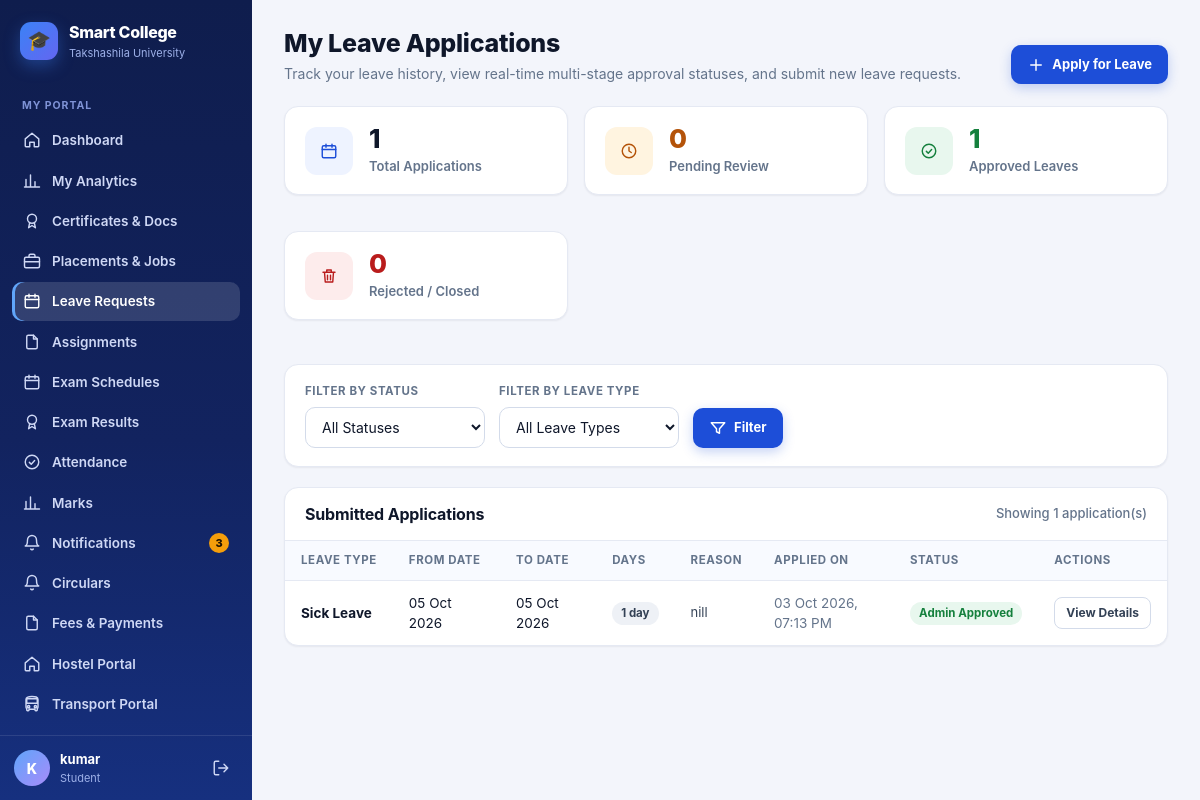
Page /leaves/ (signed in) on the committed database.
### students/models.py (models this page shows, shortened)
class Student(models.Model):
    user = models.OneToOneField(
        User,
        on_delete=models.CASCADE,
        null=True,
        blank=True
    )
    name = models.CharField(max_length=100)
    roll_no = models.CharField(max_length=20, unique=True)
    sif_number = models.CharField(
        max_length=30,
        unique=True,
        null=True,
        blank=True,
        help_text="7-digit unique University SIF number (auto-generated if left blank)"
    )
    email = models.EmailField()
    department = models.ForeignKey(
        Department,
        on_delete=models.CASCADE
    )
    course = models.ForeignKey(
        Course,
        on_delete=models.SET_NULL,
        null=True,
        blank=True
    )
    year = models.IntegerField()
    is_approved = models.BooleanField(default=True)
    parent_name = models.CharField(max_length=100, blank=True)
    parent_phone = models.CharField(max_length=20, blank=True)
    phone = models.CharField(max_length=20, blank=True)
    admission_date = models.DateField(default=timezone.now)
    is_active = models.BooleanField(default=True)

### student_leave/models.py (models this page shows, shortened)
class StudentLeaveRequest(models.Model):
    TYPE_SICK = "Sick Leave"
    TYPE_EMERGENCY = "Emergency Leave"
    TYPE_PERSONAL = "Personal Leave"
    TYPE_FAMILY = "Family Function"
    TYPE_MEDICAL = "Medical Leave"
    TYPE_OTHER = "Other"
    LEAVE_TYPE_CHOICES = [
        (TYPE_SICK, "Sick Leave"),
        (TYPE_EMERGENCY, "Emergency Leave"),
        (TYPE_PERSONAL, "Personal Leave"),
        (TYPE_FAMILY, "Family Function"),
        (TYPE_MEDICAL, "Medical Leave"),
        (TYPE_OTHER, "Other"),
    ]
    STATUS_PENDING = "Pending"
    STATUS_FACULTY_APPROVED = "Faculty Approved"
    STATUS_FACULTY_REJECTED = "Faculty Rejected"
    STATUS_INCHARGE_APPROVED = "Incharge Approved"
    STATUS_INCHARGE_REJECTED = "Incharge Rejected"
    STATUS_ADMIN_APPROVED = "Admin Approved"
    STATUS_ADMIN_REJECTED = "Admin Rejected"
    STATUS_CANCELLED = "Cancelled"
    STATUS_CHOICES = [
        (STATUS_PENDING, "Pending"),
        (STATUS_FACULTY_APPROVED, "Faculty Approved"),
        (STATUS_FACULTY_REJECTED, "Faculty Rejected"),
        (STATUS_INCHARGE_APPROVED, "Incharge Approved"),
        (STATUS_INCHARGE_REJECTED, "Incharge Rejected"),
        (STATUS_ADMIN_APPROVED, "Admin Approved"),
        (STATUS_ADMIN_REJECTED, "Admin Rejected"),
        (STATUS_CANCELLED, "Cancelled"),
    ]
    student = models.ForeignKey(
        "students.Student",
        on_delete=models.CASCADE,
        related_name="leave_requests",
    )
    leave_type = models.CharField(
        max_length=50,
        choices=LEAVE_TYPE_CHOICES,
        default=TYPE_SICK,
    )
    from_date = models.DateField()
    to_date = models.DateField()
    number_of_days = models.PositiveIntegerField(default=1)
    reason = models.TextField()
    supporting_document = models.FileField(
        upload_to="student_leaves/",
        blank=True,
        null=True,
        validators=[validate_leave_document],
    )
    applied_date = models.DateTimeField(auto_now_add=True)
    status = models.CharField(
        max_length=50,
        choices=STATUS_CHOICES,
        default=STATUS_PENDING,
    )
    student_remarks = models.TextField(blank=True)
    faculty_remarks = models.TextField(blank=True)
    incharge_remarks = models.TextField(blank=True)
    admin_remarks = models.TextField(blank=True)
    approved_rejected_date = models.DateTimeField(null=True, blank=True)
    approved_rejected_by = models.ForeignKey(
        settings.AUTH_USER_MODEL,
        on_delete=models.SET_NULL,
        null=True,
        blank=True,
        related_name="approved_student_leaves",
    )
    created_date = models.DateTimeField(auto_now_add=True)
    updated_date = models.DateTimeField(auto_now=True)
    class Meta:
        ordering = ["-applied_date"]
        verbose_name = "Student Leave Request"
        verbose_name_plural = "Student Leave Requests"
    @property
    def can_student_cancel(self):
        return self.status == self.STATUS_PENDING
    @property
    def status_badge_class(self):
        if self.status == self.STATUS_ADMIN_APPROVED:
            return "green"
        elif self.status in [self.STATUS_PENDING, self.STATUS_FACULTY_APPROVED, self.STATUS_INCHARGE_APPROVED]:
            return "amber"
        elif "Rejected" in self.status:
            return "red"
        elif self.status == self.STATUS_CANCELLED:
            return "gray"
        return "brand"

### student_leave/views.py (the view)
# urls.py: path("", views.leave_list, name="leave_list"),
@login_required(login_url="/accounts/login/")
def leave_list(request):
    ctx_role = get_current_user_profile(request.user)
    if ctx_role["is_admin"]:
        return redirect("admin_leave_list")
    elif ctx_role["is_incharge"]:
        pass
    elif ctx_role["faculty"]:
        return redirect("faculty_leave_list")
    student = ctx_role["student"]
    if not student:
        messages.error(request, "No student profile found for this account.")
        return redirect("/accounts/login/")
    leaves_qs = StudentLeaveRequest.objects.filter(student=student).order_by("-applied_date")
    status_filter = request.GET.get("status", "").strip()
    type_filter = request.GET.get("type", "").strip()
    if status_filter:
        leaves_qs = leaves_qs.filter(status=status_filter)
    if type_filter:
        leaves_qs = leaves_qs.filter(leave_type=type_filter)
    all_student_leaves = StudentLeaveRequest.objects.filter(student=student)
    total_count = all_student_leaves.count()
    pending_count = all_student_leaves.filter(
        status__in=[
            StudentLeaveRequest.STATUS_PENDING,
            StudentLeaveRequest.STATUS_FACULTY_APPROVED,
            StudentLeaveRequest.STATUS_INCHARGE_APPROVED,
        ]
    ).count()
    approved_count = all_student_leaves.filter(status=StudentLeaveRequest.STATUS_ADMIN_APPROVED).count()
    rejected_count = all_student_leaves.filter(
        status__in=[
            StudentLeaveRequest.STATUS_FACULTY_REJECTED,
            StudentLeaveRequest.STATUS_INCHARGE_REJECTED,
            StudentLeaveRequest.STATUS_ADMIN_REJECTED,
        ]
    ).count()
    return render(
        request,
        "student_leave/leave_list.html",
        {
            "leaves": leaves_qs,
            "student": student,
            "total_count": total_count,
            "pending_count": pending_count,
            "approved_count": approved_count,
            "rejected_count": rejected_count,
            "status_filter": status_filter,
            "type_filter": type_filter,
            "leave_types": StudentLeaveRequest.LEAVE_TYPE_CHOICES,
            "status_choices": StudentLeaveRequest.STATUS_CHOICES,
        },
    )

### student_leave/templates/student_leave/leave_list.html (shortened to what this page needs)
{% extends "base.html" %}
{% block page_title %}My Leave Applications{% endblock %}
{% block page_sub %}
    Track your leave history, view real-time multi-stage approval statuses, and submit new leave requests.
{% endblock %}
{% block page_actions %}
    <a class="btn btn-primary" id="btn-apply-leave-top" href="{% url 'apply_leave' %}">
        <svg class="icon"><use href="#i-plus"/></svg>
        <span>Apply for Leave</span>
    </a>
{% endblock %}
{% block content %}
<div class="stat-grid" style="display: grid; grid-template-columns: repeat(auto-fit, minmax(210px, 1fr)); gap: 16px; margin-bottom: 24px;">
    <div class="stat-card card" style="display: flex; align-items: center; gap: 16px; padding: 18px 20px; background: var(--surface); border: 1px solid var(--line); border-radius: var(--radius);">
        <div class="stat-ico" style="background: var(--brand-50); color: var(--brand); width: 48px; height: 48px; border-radius: 12px; display: grid; place-items: center;">
            <svg class="icon"><use href="#i-calendar"/></svg>
        </div>
        <div>
            <div class="stat-val" style="font-size: 26px; font-weight: 800; color: var(--ink);">{{ total_count }}</div>
            <div class="stat-label" style="font-size: 13px; color: var(--muted); font-weight: 600;">Total Applications</div>
        </div>
    </div>
    <div class="stat-card card" style="display: flex; align-items: center; gap: 16px; padding: 18px 20px; background: var(--surface); border: 1px solid var(--line); border-radius: var(--radius);">
        <div class="stat-ico" style="background: var(--warn-50); color: var(--warn); width: 48px; height: 48px; border-radius: 12px; display: grid; place-items: center;">
            <svg class="icon"><use href="#i-clock"/></svg>
        </div>
        <div>
            <div class="stat-val" style="font-size: 26px; font-weight: 800; color: var(--warn);">{{ pending_count }}</div>
            <div class="stat-label" style="font-size: 13px; color: var(--muted); font-weight: 600;">Pending Review</div>
        </div>
    </div>
    <div class="stat-card card" style="display: flex; align-items: center; gap: 16px; padding: 18px 20px; background: var(--surface); border: 1px solid var(--line); border-radius: var(--radius);">
        <div class="stat-ico" style="background: var(--success-50); color: var(--success); width: 48px; height: 48px; border-radius: 12px; display: grid; place-items: center;">
            <svg class="icon"><use href="#i-check"/></svg>
        </div>
        <div>
            <div class="stat-val" style="font-size: 26px; font-weight: 800; color: var(--success);">{{ approved_count }}</div>
            <div class="stat-label" style="font-size: 13px; color: var(--muted); font-weight: 600;">Approved Leaves</div>
        </div>
    </div>
    <div class="stat-card card" style="display: flex; align-items: center; gap: 16px; padding: 18px 20px; background: var(--surface); border: 1px solid var(--line); border-radius: var(--radius);">
        <div class="stat-ico" style="background: var(--danger-50); color: var(--danger); width: 48px; height: 48px; border-radius: 12px; display: grid; place-items: center;">
            <svg class="icon"><use href="#i-trash"/></svg>
        </div>
        <div>
            <div class="stat-val" style="font-size: 26px; font-weight: 800; color: var(--danger);">{{ rejected_count }}</div>
            <div class="stat-label" style="font-size: 13px; color: var(--muted); font-weight: 600;">Rejected / Closed</div>
        </div>
    </div>
</div>
<div class="filters" style="background: var(--surface); border: 1px solid var(--line); border-radius: var(--radius); padding: 18px 20px; margin-bottom: 20px;">
    <form method="get" action="." style="display: flex; flex-wrap: wrap; gap: 14px; align-items: flex-end;">
        <div class="field" style="min-width: 180px;">
            <label class="label" for="filter-status">Filter by Status</label>
            <select name="status" id="filter-status" class="select">
                <option value="">All Statuses</option>
            </select>
        </div>
        <div class="field" style="min-width: 180px;">
            <label class="label" for="filter-type">Filter by Leave Type</label>
            <select name="type" id="filter-type" class="select">
                <option value="">All Leave Types</option>
            </select>
        </div>
        <div style="display: flex; gap: 8px;">
            <button type="submit" class="btn btn-primary" id="btn-apply-filter">
                <svg class="icon"><use href="#i-filter"/></svg>
                <span>Filter</span>
            </button>
        </div>
    </form>
</div>
<div class="card" style="background: var(--surface); border: 1px solid var(--line); border-radius: var(--radius); overflow: hidden; box-shadow: var(--shadow-sm);">
    <div style="padding: 16px 20px; border-bottom: 1px solid var(--line); display: flex; justify-content: space-between; align-items: center;">
        <h3 style="font-size: 16px; font-weight: 700; color: var(--ink);">Submitted Applications</h3>
        <span style="font-size: 13px; color: var(--muted); font-weight: 500;">Showing {{ leaves.count }} application(s)</span>
    </div>
    {% if leaves %}
        <div class="table-wrap">
            <table class="table">
                <thead>
                    <tr>
                        <th>Leave Type</th>
                        <th>From Date</th>
                        <th>To Date</th>
                        <th>Days</th>
                        <th>Reason</th>
                        <th>Applied On</th>
                        <th>Status</th>
                        <th>Actions</th>
                    </tr>
                </thead>
                <tbody>
                    {% for l in leaves %}
                        <tr>
                            <td>
                                <div style="font-weight: 700; color: var(--ink);">{{ l.leave_type }}</div>
                            </td>
                            <td>{{ l.from_date|date:"d M Y" }}</td>
                            <td>{{ l.to_date|date:"d M Y" }}</td>
                            <td>
                                <span class="badge gray" style="font-weight: 700;">{{ l.number_of_days }} day{% if l.number_of_days > 1 %}s{% endif %}</span>
                            </td>
                            <td style="max-width: 260px;">
                                <div style="font-size: 13px; color: var(--ink-2); white-space: nowrap; overflow: hidden; text-overflow: ellipsis;" title="{{ l.reason }}">
                                    {{ l.reason }}
                                </div>
                            </td>
                            <td class="muted">{{ l.applied_date|date:"d M Y, h:i A" }}</td>
                            <td>
                                <span class="badge {{ l.status_badge_class }}">{{ l.status }}</span>
                            </td>
                            <td>
                                <div style="display: flex; gap: 6px;">
                                    <a class="btn btn-ghost btn-sm" id="btn-view-leave-{{ l.id }}" href="{% url 'leave_detail' l.id %}" title="View Details">
                                        View Details
                                    </a>
                                </div>
                            </td>
                        </tr>
                    {% endfor %}
                </tbody>
            </table>
        </div>
    {% endif %}
</div>
{% endblock %}

### templates/base.html (shortened to what this page needs)
{% load static %}<!DOCTYPE html>
<html lang="en">
<head>
    <link rel="stylesheet" href="{% static 'css/theme.css' %}">
</head>
<body>
<div class="app">
    <aside class="sidebar" id="sidebar">
        <a class="brand" href="{{ nav_home }}">
            <span class="brand-mark">🎓</span>
            <span>
                <div class="brand-name">Smart College</div>
                <div class="brand-sub">Takshashila University</div>
            </span>
        </a>
        <nav class="nav">
            {% for group in nav_groups %}
                {% if group.label %}<div class="nav-label">{{ group.label }}</div>{% endif %}
                {% for item in group.items %}
                    <a class="nav-link {% if item.active %}active{% endif %}" href="{{ item.url }}">
                        <svg class="icon"><use href="#i-{{ item.icon }}"/></svg>
                        <span>{{ item.label }}</span>
                        {% if item.badge %}<span class="nav-badge">{{ item.badge }}</span>{% endif %}
                    </a>
                {% endfor %}
            {% endfor %}
        </nav>
        <div class="sidebar-foot">
            <div class="avatar">{{ nav_initial }}</div>
            <div class="who">
                <div class="who-name">{{ nav_display }}</div>
                <div class="who-role">{{ nav_role_label }}</div>
            </div>
            <a class="logout" href="/accounts/logout/" title="Log out"><svg class="icon"><use href="#i-logout"/></svg></a>
        </div>
    </aside>
    <div class="main">
        <main class="page">
            <div class="page-head">
                <div>
                    <h1 class="page-title">{% block page_title %}{% endblock %}</h1>
                    <div class="page-sub">{% block page_sub %}{% endblock %}</div>
                </div>
                <div class="head-actions">{% block page_actions %}{% endblock %}</div>
            </div>
            {% block content %}{% endblock %}
        </main>
    </div>
</div>
</body>
</html>

### rows in the picture
Student: name "kumar"
StudentLeaveRequest: leave_type "Sick Leave", from_date "05 Oct 2026", to_date "05 Oct 2026", number_of_days "1", reason "nill", applied_date "03 Oct 2026, 07:13 PM", status "Admin Approved"

### other values in the picture
{{ group.label }} "MY PORTAL"
{{ item.label }} "Dashboard" "My Analytics" "Certificates & Docs" "Placements & Jobs" "Leave Requests" "Assignments" "Exam Schedules" "Exam Results" "Attendance" "Marks" "Notifications" "Circulars" "Fees & Payments" "Hostel Portal" "Transport Portal"
{{ item.badge }} "3"
{{ nav_initial }} "K"
{{ nav_role_label }} "Student"
{{ total_count }} "1"
{{ pending_count }} "0"
{{ approved_count }} "1"
{{ rejected_count }} "0"
{{ leaves.count }} "1"
